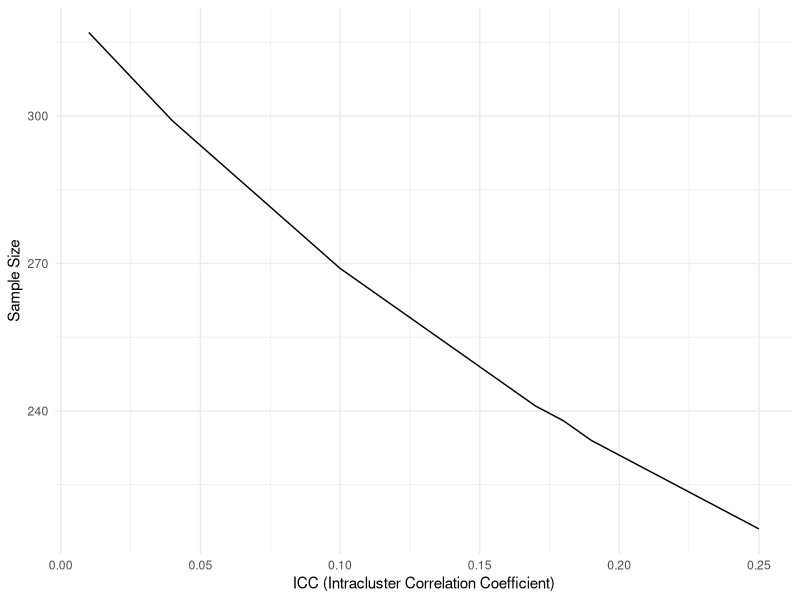
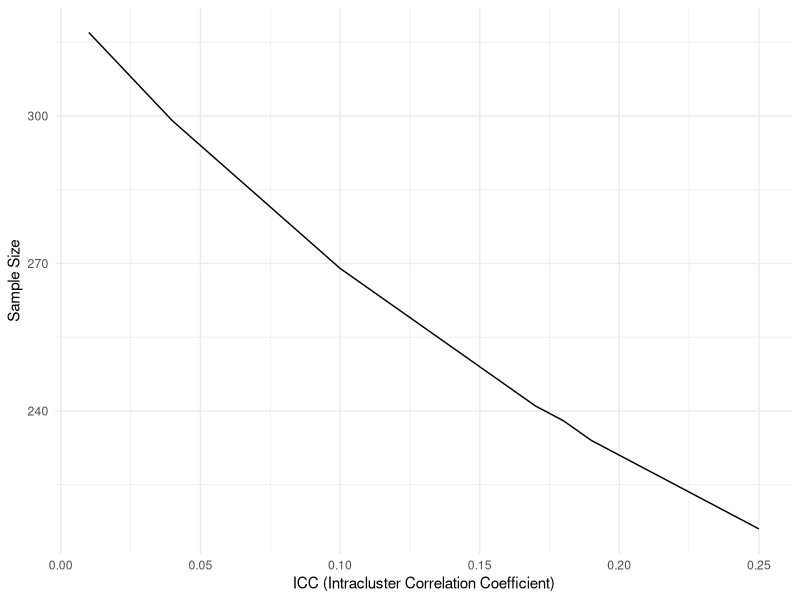

These figures' R source, in order:
## ---- chunk 1
library(tidyverse)
library(ggplot2)

## ---- chunk 2
# Parameters for the sample size calculation
confidence_level <- 0.95 # confidence level
z <- qnorm(1 - (1 - confidence_level) / 2) # z statistic
d <- 0.05 # margin of error
cluster_size <- 3 # Average cluster size (fixed in our case)
icc <- 0.05 # Intracluster correlation coefficient -> 0.05 is generally a safe bet (but see below, plot): https://dcricollab.dcri.duke.edu/sites/NIHKR/KR/Intraclass_Correlation_Coefficient_Cheat_Sheet_March_15_2020.pdf 
prop <- 0.7 # Estimated proportion (= 70% acceptability) -> rather low! The higher, the lower the sample size needed.
deff <- 1 + (cluster_size - 1) * icc # Design Effect
# Calculate the required sample size using the formula: https://mnsurvey.nutritionintl.org/categories/13
sample_size <- ceiling((z * sqrt(prop * (1 - prop)) / d)^2 / deff)
# Print the calculated sample size
cat("Required sample size:", sample_size)

# Create.a plot varying the ICC
icc_values <- seq(0.01, 0.25, by = 0.01)  # range of realistic ICCs
data_frame <- data.frame(ICC = icc_values)
# Calculate required sample size for each ICC value
data_frame$SampleSize <- ceiling((z * sqrt(prop * (1 - prop)) / d)^2 / (1 + (cluster_size - 1) * data_frame$ICC))
# Create the plot
ss_plot <- ggplot(data_frame, aes(x = ICC, y = SampleSize)) +
  geom_line() +
  labs(
    x = "ICC (Intracluster Correlation Coefficient)",
    y = "Sample Size"
  ) +
  theme_minimal()
print(ss_plot)
# Save the ggplot as an image file (e.g., PNG)
ggsave("sample_size_plot.png", plot = ss_plot, width = 6, height = 4, units = "in")

